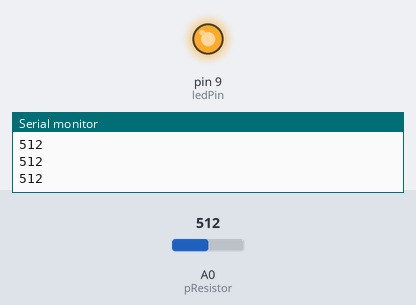
Recording of a program running on a simulated Arduino Uno, built with avr-gcc and run on an emulated ATmega328P. On the bench: output pins drawn as LEDs (lit = HIGH), the last lines printed to the serial monitor. The inputs (shaded band) are chosen by the test bench; at power-on: A0 (pResistor) = 512.

Above: at 1.3 s.
1.4 s: A0 (pResistor) set to 491
At 2.2 s:
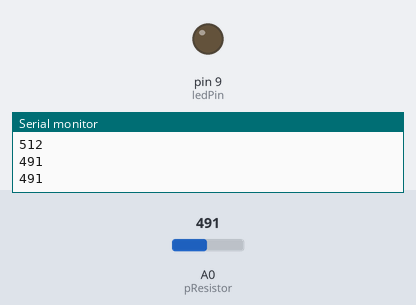
3.0 s: A0 (pResistor) set to 510
At 3.4 s:
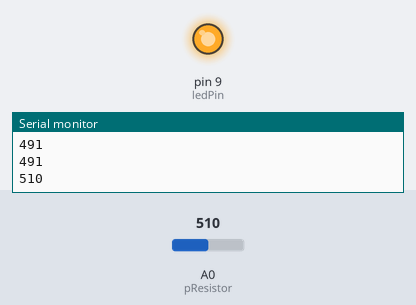
4.5 s: A0 (pResistor) set to 490
At 5.7 s:
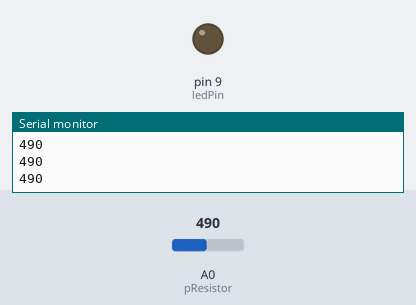
Timing chart, 0 to 7.5 s (numbered marks = the images above; inputs shaded):
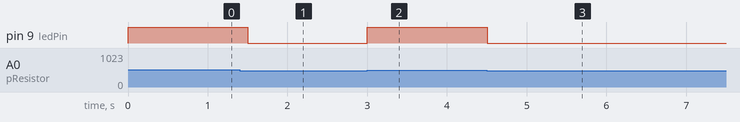

Measured:
- the behaviour switches between 500 and 499 on A0 (pResistor) (found by bisection; images 0 and 1)
- after the input at 1.4 s, pin 9 (ledPin): HIGH → LOW after 0.10 s
- after the input at 3.0 s, pin 9 (ledPin): LOW → HIGH at once
- after the input at 4.5 s, pin 9 (ledPin): HIGH → LOW at once

The program:

main.cpp
```cpp
#include <Arduino.h>
/*
void setup() {
  Serial.begin(9600);
    pinMode(8, OUTPUT);

  // put your setup code here, to run once:
}

void loop() {
  float input = analogRead(A0) * (5.0 / 1023);
  digitalWrite(8, HIGH);
  delay(3000);
  digitalWrite(8, LOW);
  delay(3000);
}
*/

const int pResistor = A0;
const int ledPin=9;

int value;

void setup(){
pinMode(ledPin, OUTPUT);
pinMode(pResistor, INPUT);
  Serial.begin(9600);
}
void loop(){
 value = analogRead(pResistor);
  Serial.println(value);

 if (value < 500){
 digitalWrite(ledPin, LOW);
 }
 else{
 digitalWrite(ledPin, HIGH);
 }

 delay(500);
}
```
